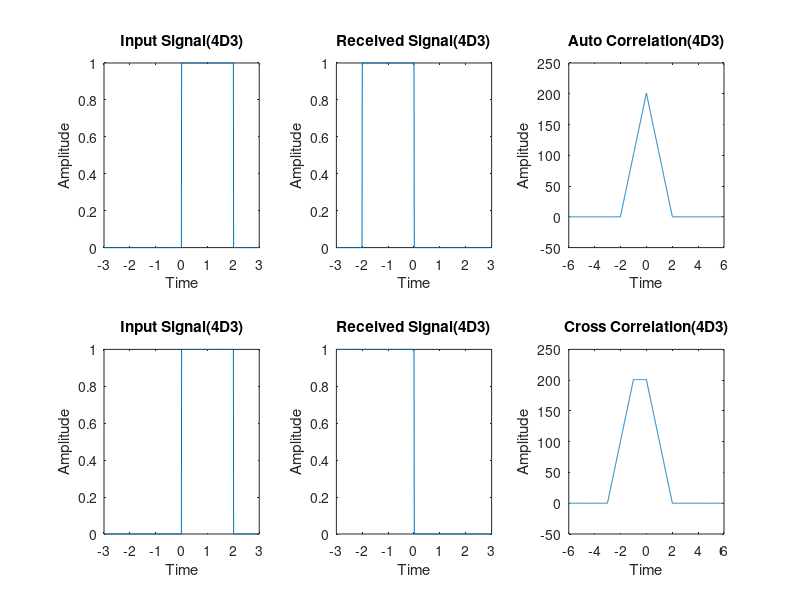

Reproduce this figure in MATLAB.
close all
clear all

t1 = -3:0.01:3;
x = 1.*((t1>=0)&(t1<=2))+0.*((t1<0)&(t1>2));

t2 = -t1;

a = min(t1)+min(t2);
b = max(t1)+max(t2);

t = a:0.01:b;
RXX = xcorr(x,x);

subplot(2,3,1);
plot(t1,x);
xlabel("Time");
ylabel("Amplitude");
title("Input Signal(4D3)");

subplot(2,3,2);
plot(t2,x);
xlabel("Time");
ylabel("Amplitude");
title("Received Signal(4D3)");

subplot(2,3,3);
plot(t,RXX);
xlabel("Time");
ylabel("Amplitude");
title("Auto Correlation(4D3)");

%Cross Correlation
t1 = -3:0.01:3;
x = 1.*((t1>=0)&(t1<=2))+0.*((t1<0)&(t1>2));

t2 = -3:0.01:3;
y = 1.*((t2>=0)&(t2<=3))+0.*((t2<0)&(t2>3));
t3 = -t2;

a = min(t1)+min(t3);
b = max(t1)+max(t3);

t = a:0.01:b;
RXY = xcorr(x,y);

subplot(2,3,4);
plot(t1,x);
xlabel("Time");
ylabel("Amplitude");
title("Input Signal(4D3)");

subplot(2,3,5);
plot(t3,y);
xlabel("Time");
ylabel("Amplitude");
title("Received Signal(4D3)");

subplot(2,3,6);
plot(t,RXY);
xlabel("Time");
ylabel("Amplitude");
title("Cross Correlation(4D3)");